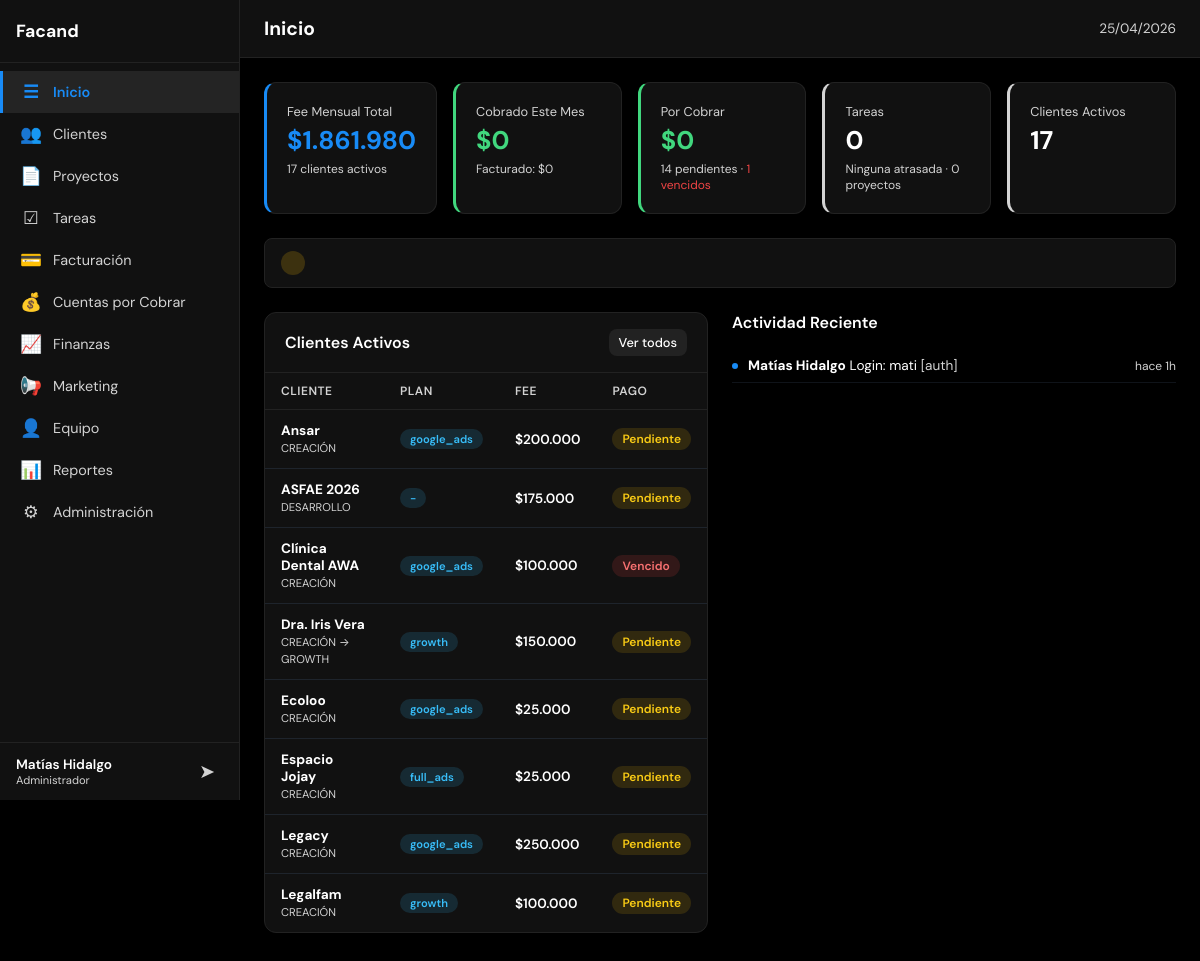
/index.php (signed in), run on the app's committed database.
### tables this page shows
CREATE TABLE usuarios (
            id INTEGER PRIMARY KEY AUTOINCREMENT,
            username TEXT UNIQUE NOT NULL,
            password_hash TEXT NOT NULL,
            nombre TEXT NOT NULL,
            email TEXT DEFAULT '',
            role TEXT NOT NULL DEFAULT 'user' CHECK(role IN ('admin','user')),
            activo INTEGER NOT NULL DEFAULT 1,
            last_login TEXT,
            created_at TEXT DEFAULT (datetime('now')),
            updated_at TEXT DEFAULT (datetime('now'))
        );

CREATE TABLE clientes (
    id INTEGER PRIMARY KEY AUTOINCREMENT,
    nombre TEXT NOT NULL,
    rut TEXT DEFAULT '',
    email TEXT DEFAULT '',
    telefono TEXT DEFAULT '',
    direccion TEXT DEFAULT '',
    contacto_nombre TEXT DEFAULT '',
    contacto_cargo TEXT DEFAULT '',
    tipo TEXT NOT NULL DEFAULT 'prospecto' CHECK(tipo IN ('prospecto','activo','inactivo','cerrado')),
    etapa_pipeline TEXT NOT NULL DEFAULT 'lead' CHECK(etapa_pipeline IN ('lead','contactado','propuesta','negociacion','onboarding','activo','cerrado_ganado','cerrado_perdido')),
    rubro TEXT DEFAULT '',
    plan TEXT DEFAULT '',
    fee_mensual INTEGER DEFAULT 0,
    servicios TEXT DEFAULT '',
    herramientas TEXT DEFAULT '',
    presupuesto_ads TEXT DEFAULT '',
    etapa TEXT DEFAULT '',
    estado_pago TEXT DEFAULT 'pendiente' CHECK(estado_pago IN ('pendiente','pagado','vencido','canje')),
    url_dashboard TEXT DEFAULT '',
    responsable_id INTEGER,
    notas TEXT DEFAULT '',
    created_at TEXT DEFAULT (datetime('now')),
    updated_at TEXT DEFAULT (datetime('now')),
    FOREIGN KEY (responsable_id) REFERENCES equipo(id) ON DELETE SET NULL
);

CREATE TABLE actividad (
            id INTEGER PRIMARY KEY AUTOINCREMENT,
            modulo TEXT NOT NULL,
            accion TEXT NOT NULL,
            cliente_id INTEGER,
            usuario_id INTEGER,
            created_at TEXT DEFAULT (datetime('now'))
        );

### config/app.php (called while the page is built)
<?php
return array (
  'name' => 'Facand',
  'logo' => 'assets/img/logo.png',
  'primary' => '#41d77e',
  'accent' => '#188bf6',
  'bg' => '#000000',
  'surface' => '#111111',
  'text' => '#ffffff',
  'timezone' => 'America/Santiago',
  'currency' => 'CLP',
  'locale' => 'es_CL',
  'version' => '1.0.0',
  'active' => true,
);

### includes/functions.php (called while the page is built, shortened)
<?php
$app_config = require __DIR__ . '/../config/app.php';
function format_money($amount): string {
    global $app_config;
    $currency = $app_config['currency'] ?? 'CLP';
    if ($currency === 'CLP') {
        return '$' . number_format((int)$amount, 0, ',', '.');
    }
    return '$' . number_format((float)$amount, 2, ',', '.');
}
function time_ago(string $datetime): string {
    $diff = time() - strtotime($datetime);
    if ($diff < 86400) return 'hace ' . floor($diff / 3600) . 'h';
    return format_date($datetime);
}
function safe(mixed $str): string {
    return htmlspecialchars((string)($str ?? ''), ENT_QUOTES, 'UTF-8');
}

### config/modules.php (called while the page is built)
<?php
return [
    'home'        => ['nombre' => 'Inicio',            'icono' => '&#9776;',  'archivo' => 'modules/home.php',        'descripcion' => 'Resumen general y KPIs'],
    'crm'         => ['nombre' => 'Clientes',           'icono' => '&#128101;','archivo' => 'modules/crm.php',         'descripcion' => 'Gestión de clientes y pipeline'],
    'projects'    => ['nombre' => 'Proyectos',          'icono' => '&#128196;','archivo' => 'modules/projects.php',    'descripcion' => 'Gestión de proyectos'],
    'tasks'       => ['nombre' => 'Tareas',             'icono' => '&#9745;',  'archivo' => 'modules/tasks.php',       'descripcion' => 'Gestión de tareas y asignaciones'],
    'billing'     => ['nombre' => 'Facturación',        'icono' => '&#128179;','archivo' => 'modules/billing.php',     'descripcion' => 'Emisión y control de facturas'],
    'receivables' => ['nombre' => 'Cuentas por Cobrar', 'icono' => '&#128176;','archivo' => 'modules/receivables.php', 'descripcion' => 'Seguimiento de cobros pendientes'],
    'finance'     => ['nombre' => 'Finanzas',           'icono' => '&#128200;','archivo' => 'modules/finance.php',     'descripcion' => 'Ingresos, gastos y flujo de caja'],
    'marketing'   => ['nombre' => 'Marketing',          'icono' => '&#128226;','archivo' => 'modules/marketing.php',   'descripcion' => 'Campañas y métricas'],
    'team'        => ['nombre' => 'Equipo',             'icono' => '&#128100;','archivo' => 'modules/team.php',        'descripcion' => 'Miembros y carga de trabajo'],
    'reports'     => ['nombre' => 'Reportes',           'icono' => '&#128202;','archivo' => 'modules/reports.php',     'descripcion' => 'Reportes exportables'],
    'admin'       => ['nombre' => 'Administración',     'icono' => '&#9881;',  'archivo' => 'modules/admin.php',       'descripcion' => 'Usuarios, roles y configuración'],
];

### includes/permissions.php (called while the page is built, shortened)
<?php
function get_user_modules(int $user_id): array {
    $user = query_one('SELECT role FROM usuarios WHERE id = ?', [$user_id]);
    $all_modules = require __DIR__ . '/../config/modules.php';
    if ($user['role'] === 'admin') {
        return array_keys($all_modules);
    }
    $perms = query_all(
        'SELECT modulo FROM permisos WHERE usuario_id = ? AND puede_ver = 1',
        [$user_id]
    );
    $allowed = array_column($perms, 'modulo');
    return $allowed;
}

### includes/db.php (called while the page is built, shortened)
<?php
function get_db(): SQLite3 {
    static $db = null;
    if ($db === null) {
        $db_path = __DIR__ . '/../data/dashboard.db';
        $db = new SQLite3($db_path);
        $db->busyTimeout(5000);
        $db->exec('PRAGMA journal_mode=WAL');
        $db->exec('PRAGMA foreign_keys=ON');
    }
    return $db;
}
function query_all(string $sql, array $params = []): array {
    $stmt = get_db()->prepare($sql);
    foreach ($params as $i => $val) {
        $stmt->bindValue($i + 1, $val);
    }
    $result = $stmt->execute();
    $rows = [];
    while ($row = $result->fetchArray(SQLITE3_ASSOC)) {
        $rows[] = $row;
    }
    return $rows;
}
function query_one(string $sql, array $params = []): ?array {
    $rows = query_all($sql, $params);
    return $rows[0] ?? null;
}
function query_scalar(string $sql, array $params = []) {
    $row = query_one($sql, $params);
    return $row ? reset($row) : null;
}

### includes/auth.php (called while the page is built, shortened)
<?php
require_once __DIR__ . '/db.php';
require_once __DIR__ . '/permissions.php';
require_once __DIR__ . '/functions.php';
$current_user = query_one('SELECT * FROM usuarios WHERE id = ?', [$_SESSION['user_id']]);

### modules/home.php (the view, shortened to what this page needs)
<?php
$total_clientes    = query_scalar('SELECT COUNT(*) FROM clientes WHERE tipo = "activo"') ?? 0;
$fee_mensual_total = query_scalar('SELECT COALESCE(SUM(fee_mensual),0) FROM clientes WHERE tipo = "activo" AND estado_pago != "canje"') ?? 0;
$pagos_pendientes  = query_scalar('SELECT COUNT(*) FROM clientes WHERE tipo = "activo" AND estado_pago IN ("pendiente","vencido") AND fee_mensual > 0') ?? 0;
$pagos_vencidos    = query_scalar('SELECT COUNT(*) FROM clientes WHERE tipo = "activo" AND estado_pago = "vencido"') ?? 0;
$tareas_pendientes = query_scalar('SELECT COUNT(*) FROM tareas WHERE estado IN ("pendiente","en_progreso")') ?? 0;
$tareas_atrasadas  = query_scalar('SELECT COUNT(*) FROM tareas WHERE estado IN ("pendiente","en_progreso") AND fecha_limite < date("now") AND fecha_limite IS NOT NULL') ?? 0;
$facturado_mes     = query_scalar('SELECT COALESCE(SUM(total),0) FROM facturas WHERE strftime("%Y-%m", fecha_emision) = strftime("%Y-%m", "now") AND estado != "anulada"') ?? 0;
$cobrado_mes       = query_scalar('SELECT COALESCE(SUM(monto),0) FROM abonos WHERE strftime("%Y-%m", fecha) = strftime("%Y-%m", "now")') ?? 0;
$por_cobrar        = query_scalar('SELECT COALESCE(SUM(monto_pendiente),0) FROM cuentas_cobrar WHERE estado IN ("pendiente","parcial")') ?? 0;
$proyectos_activos = query_scalar('SELECT COUNT(*) FROM proyectos WHERE estado = "activo"') ?? 0;
$alertas = [];
$clientes_vencidos = query_all('SELECT nombre, fee_mensual FROM clientes WHERE tipo = "activo" AND estado_pago = "vencido" ORDER BY fee_mensual DESC LIMIT 10');
foreach ($clientes_vencidos as $cv) {
    $alertas[] = ['tipo' => 'danger', 'icono' => '!', 'texto' => "Pago vencido: <strong>{$cv['nombre']}</strong> — " . format_money($cv['fee_mensual'])];
}
$clientes_recientes = query_all('SELECT nombre, plan, fee_mensual, etapa, estado_pago FROM clientes WHERE tipo = "activo" ORDER BY updated_at DESC LIMIT 8');
$actividad = query_all('SELECT a.*, u.nombre as usuario FROM actividad a LEFT JOIN usuarios u ON a.usuario_id = u.id ORDER BY a.created_at DESC LIMIT 10');
?>
<div class="kpi-grid" style="grid-template-columns: repeat(5, 1fr);">
    <div class="kpi-card" style="border-left: 3px solid var(--accent);">
        <div class="kpi-label">Fee Mensual Total</div>
        <div class="kpi-value" style="color: var(--accent);"><?= format_money($fee_mensual_total) ?></div>
        <div class="kpi-sub"><?= $total_clientes ?> clientes activos</div>
    </div>
    <div class="kpi-card" style="border-left: 3px solid var(--success);">
        <div class="kpi-label">Cobrado Este Mes</div>
        <div class="kpi-value success"><?= format_money($cobrado_mes) ?></div>
        <div class="kpi-sub">Facturado: <?= format_money($facturado_mes) ?></div>
    </div>
    <div class="kpi-card" style="border-left: 3px solid <?= $por_cobrar > 0 ? 'var(--warning)' : 'var(--success)' ?>;">
        <div class="kpi-label">Por Cobrar</div>
        <div class="kpi-value <?= $por_cobrar > 0 ? 'warning' : 'success' ?>"><?= format_money($por_cobrar) ?></div>
        <div class="kpi-sub"><?= $pagos_pendientes ?> pendientes<?= $pagos_vencidos > 0 ? " · <span style='color:var(--danger)'>{$pagos_vencidos} vencidos</span>" : '' ?></div>
    </div>
    <div class="kpi-card" style="border-left: 3px solid <?= $tareas_atrasadas > 0 ? 'var(--danger)' : 'var(--text-muted)' ?>;">
        <div class="kpi-label">Tareas</div>
        <div class="kpi-value"><?= $tareas_pendientes ?></div>
        <div class="kpi-sub"><?= $tareas_atrasadas > 0 ? "<span style='color:var(--danger)'>{$tareas_atrasadas} atrasadas</span>" : 'Ninguna atrasada' ?> · <?= $proyectos_activos ?> proyectos</div>
    </div>
    <div class="kpi-card" style="border-left: 3px solid var(--text-muted);">
        <div class="kpi-label">Clientes Activos</div>
        <div class="kpi-value"><?= $total_clientes ?></div>
    </div>
</div>
<?php if (!empty($alertas)): ?>
<div style="margin-bottom: 24px;">
    <?php foreach ($alertas as $a): ?>
    <div class="alert-item alert-<?= $a['tipo'] ?>" style="margin-bottom: 6px;">
        <span class="alert-icon" style="width:24px;height:24px;border-radius:50%;display:flex;align-items:center;justify-content:center;font-size:.75rem;font-weight:700;background:<?= $a['tipo'] === 'danger' ? 'rgba(239,68,68,.2)' : 'rgba(234,179,8,.2)' ?>;color:<?= $a['tipo'] === 'danger' ? 'var(--danger)' : 'var(--warning)' ?>;"><?= $a['icono'] ?></span>
    </div>
    <?php endforeach; ?>
</div>
<?php endif; ?>
<div class="grid-2">
    <div class="table-container">
        <div class="table-header">
            <span class="table-title">Clientes Activos</span>
            <a href="?page=crm" class="btn btn-secondary btn-sm">Ver todos</a>
        </div>
        <table>
            <thead><tr><th>Cliente</th><th>Plan</th><th>Fee</th><th>Pago</th></tr></thead>
            <tbody>
            <?php foreach ($clientes_recientes as $c): ?>
                <tr>
                    <td><strong><?= safe($c['nombre']) ?></strong><?= $c['etapa'] ? '<br><span style="font-size:.7rem;color:var(--text-muted)">' . safe($c['etapa']) . '</span>' : '' ?></td>
                    <td><span class="badge status-info" style="font-size:.7rem"><?= safe($c['plan'] ?: '-') ?></span></td>
                    <td style="font-weight:600;"><?= $c['fee_mensual'] > 0 ? format_money($c['fee_mensual']) : '-' ?></td>
                    <td><span class="badge <?= $c['estado_pago'] === 'pagado' ? 'status-success' : ($c['estado_pago'] === 'vencido' ? 'status-danger' : ($c['estado_pago'] === 'canje' ? 'status-muted' : 'status-warning')) ?>"><?= ucfirst($c['estado_pago']) ?></span></td>
                </tr>
            <?php endforeach; ?>
            </tbody>
        </table>
    </div>
    <div>
        <div class="section-header">
            <h3 class="section-title">Actividad Reciente</h3>
        </div>
        <?php if (empty($actividad)): ?>
            <div style="color:var(--text-muted); font-size:.85rem; padding:20px 0;">Sin actividad registrada. Las acciones en el dashboard se registran aqui automaticamente.</div>
        <?php else: ?>
            <div class="activity-list">
            <?php foreach ($actividad as $act): ?>
                <div class="activity-item">
                    <span class="activity-dot"></span>
                    <span class="activity-text"><strong><?= safe($act['usuario'] ?? 'Sistema') ?></strong> <?= safe($act['accion']) ?> <span style="color:var(--text-muted)">[<?= safe($act['modulo']) ?>]</span></span>
                    <span class="activity-time"><?= time_ago($act['created_at']) ?></span>
                </div>
            <?php endforeach; ?>
            </div>
        <?php endif; ?>
    </div>
</div>

### index.php (shortened to what this page needs)
<?php
require_once __DIR__ . '/includes/auth.php';
$app = require __DIR__ . '/config/app.php';
$all_modules = require __DIR__ . '/config/modules.php';
$page = $_GET['page'] ?? 'home';
$module_info = $all_modules[$page];
?>
<!DOCTYPE html>
<html lang="es">
<head>
    <link rel="stylesheet" href="css/styles.css">
</head>
<body>
    <aside class="sidebar" id="sidebar">
        <div class="sidebar-header">
            <h2 class="sidebar-brand"><?= safe($app['name']) ?></h2>
        </div>
        <nav class="sidebar-nav">
            <?php foreach ($all_modules as $slug => $mod): ?>
                <a href="?page=<?= $slug ?>" class="nav-item <?= $page === $slug ? 'active' : '' ?>">
                    <span class="nav-icon"><?= $mod['icono'] ?></span>
                    <span class="nav-label"><?= safe($mod['nombre']) ?></span>
                </a>
            <?php endforeach; ?>
        </nav>
        <div class="sidebar-footer">
            <div class="user-info">
                <span class="user-name"><?= safe($current_user['nombre']) ?></span>
                <span class="user-role"><?= $current_user['role'] === 'admin' ? 'Administrador' : 'Usuario' ?></span>
            </div>
            <a href="logout.php" class="btn-logout" title="Cerrar sesión">&#10148;</a>
        </div>
    </aside>
    <main class="main-content">
        <header class="topbar">
            <h1 class="page-title"><?= safe($module_info['nombre']) ?></h1>
            <div class="topbar-right">
                <span class="current-date"><?= date('d/m/Y') ?></span>
            </div>
        </header>
        <div class="content-area" id="contentArea">
            <?php
            $module_file = __DIR__ . '/' . $module_info['archivo'];
            if (file_exists($module_file)) {
                include $module_file;
            } else {
                echo '<div class="empty-state"><p>Módulo en construcción</p></div>';
            }
            ?>
        </div>
    </main>
</body>
</html>

### data on the page
usuarios: nombre "Matías Hidalgo"
clientes: nombre "Ansar", etapa "CREACIÓN", plan "google_ads", fee_mensual "$200.000", estado_pago "Pendiente"
clientes: nombre "ASFAE 2026", etapa "DESARROLLO", plan "-", fee_mensual "$175.000", estado_pago "Pendiente"
clientes: nombre "Clínica Dental AWA", etapa "CREACIÓN", plan "google_ads", fee_mensual "$100.000", estado_pago "Vencido"
clientes: nombre "Dra. Iris Vera", etapa "CREACIÓN → GROWTH", plan "growth", fee_mensual "$150.000", estado_pago "Pendiente"
clientes: nombre "Ecoloo", etapa "CREACIÓN", plan "google_ads", fee_mensual "$25.000", estado_pago "Pendiente"
clientes: nombre "Espacio Jojay", etapa "CREACIÓN", plan "full_ads", fee_mensual "$25.000", estado_pago "Pendiente"
clientes: nombre "Legacy", etapa "CREACIÓN", plan "google_ads", fee_mensual "$250.000", estado_pago "Pendiente"
clientes: nombre "Legalfam", etapa "CREACIÓN", plan "growth", fee_mensual "$100.000", estado_pago "Pendiente"
actividad: usuario.nombre "Matías Hidalgo", accion "Login: mati", modulo "auth", created_at "hace 1h"

### other printed values
safe($app['name']) "Facand"
$mod['icono'] "☰"
safe($mod['nombre']) "Inicio"
$mod['icono'] "👥"
safe($mod['nombre']) "Clientes"
$mod['icono'] "📄"
safe($mod['nombre']) "Proyectos"
$mod['icono'] "☑"
safe($mod['nombre']) "Tareas"
$mod['icono'] "💳"
safe($mod['nombre']) "Facturación"
$mod['icono'] "💰"
safe($mod['nombre']) "Cuentas por Cobrar"
$mod['icono'] "📈"
safe($mod['nombre']) "Finanzas"
